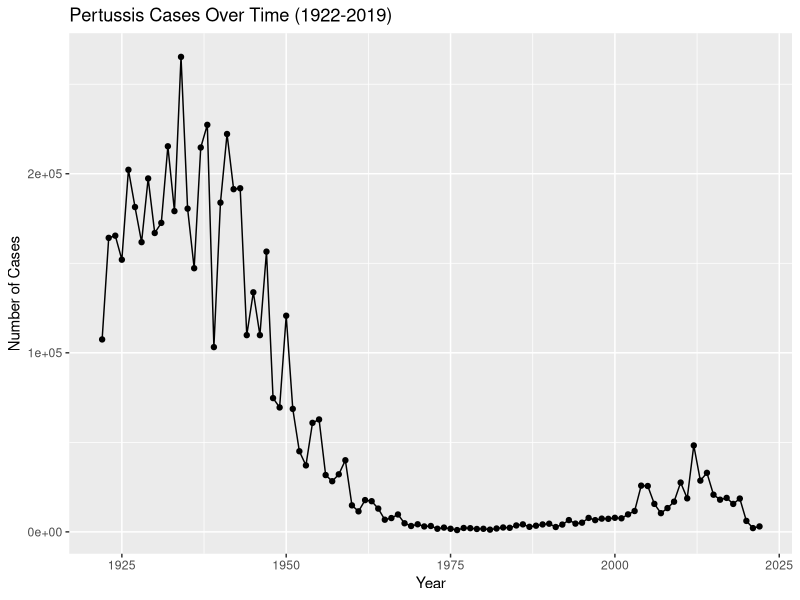
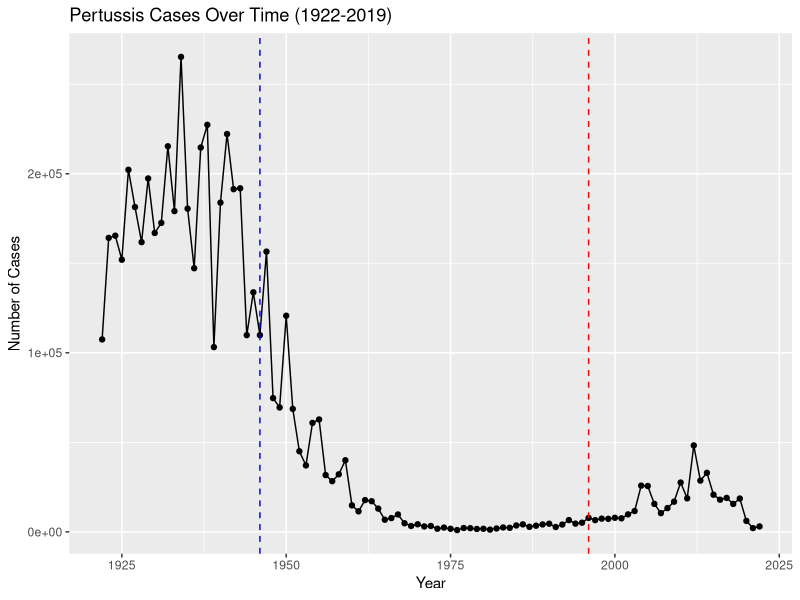

R code for these plots, in order: (Note: this script raises an error after producing the figures.)
## ---- chunk 1
cdc<-data.frame(
                                           Year = c(1922L,1923L,1924L,1925L,
                                                    1926L,1927L,1928L,1929L,
                                                    1930L,1931L,1932L,1933L,
                                                    1934L,1935L,1936L,1937L,
                                                    1938L,1939L,1940L,1941L,
                                                    1942L,1943L,1944L,1945L,
                                                    1946L,1947L,1948L,1949L,
                                                    1950L,1951L,1952L,1953L,
                                                    1954L,1955L,1956L,1957L,
                                                    1958L,1959L,1960L,1961L,
                                                    1962L,1963L,1964L,1965L,
                                                    1966L,1967L,1968L,1969L,
                                                    1970L,1971L,1972L,1973L,
                                                    1974L,1975L,1976L,1977L,
                                                    1978L,1979L,1980L,1981L,
                                                    1982L,1983L,1984L,1985L,
                                                    1986L,1987L,1988L,1989L,
                                                    1990L,1991L,1992L,1993L,
                                                    1994L,1995L,1996L,1997L,
                                                    1998L,1999L,2000L,2001L,
                                                    2002L,2003L,2004L,2005L,
                                                    2006L,2007L,2008L,2009L,
                                                    2010L,2011L,2012L,2013L,
                                                    2014L,2015L,2016L,2017L,
                                                    2018L,2019L,2020L,2021L,
                                                    2022L),
                  Cases = c(107473,164191,165418,
                                                    152003,202210,181411,161799,
                                                    197371,166914,172559,
                                                    215343,179135,265269,180518,
                                                    147237,214652,227319,
                                                    103188,183866,222202,191383,
                                                    191890,109873,133792,
                                                    109860,156517,74715,69479,
                                                    120718,68687,45030,37129,
                                                    60886,62786,31732,28295,
                                                    32148,40005,14809,11468,
                                                    17749,17135,13005,6799,
                                                    7717,9718,4810,3285,4249,
                                                    3036,3287,1759,2402,1738,
                                                    1010,2177,2063,1623,
                                                    1730,1248,1895,2463,2276,
                                                    3589,4195,2823,3450,4157,
                                                    4570,2719,4083,6586,
                                                    4617,5137,7796,6564,7405,
                                                    7298,7867,7580,9771,11647,
                                                    25827,25616,15632,10454,
                                                    13278,16858,27550,18719,
                                                    48277,28639,32971,20762,
                                                    17972,18975,15609,18617,
                                                    6124,2116,3044)
                 )
## ---- chunk 2
library(ggplot2)

ggplot(cdc)+
  aes(x=Year, y=Cases)+
  geom_point()+
  geom_line()+
  labs(
    title = "Pertussis Cases Over Time (1922-2019)",
    x = "Year",
    y = "Number of Cases"
  ) 
## ---- chunk 3
ggplot(cdc)+
  aes(x=Year, y=Cases)+
  geom_point()+
  geom_line()+
  labs(
    title = "Pertussis Cases Over Time (1922-2019)",
    x = "Year",
    y = "Number of Cases"
  ) +
  geom_vline(xintercept = 1946, linetype = "dashed", color = "blue")+
  geom_vline(xintercept = 1996, linetype = "dashed", color = "red")
## ---- chunk 4
# Allows us to read, write and process JSON data
library(jsonlite)
## ---- chunk 5
subject <- read_json("https://www.cmi-pb.org/api/subject", simplifyVector = TRUE) 
## ---- chunk 6
head(subject, 3)
## ---- chunk 7
table(subject$infancy_vac)
## ---- chunk 8
table(subject$biological_sex)
## ---- chunk 9
table(subject$race, subject$biological_sex)
## ---- chunk 10
library(lubridate)
## ---- chunk 11
# Use todays date to calculate age in days
subject$age <- today() - ymd(subject$year_of_birth)
## ---- chunk 12
library(dplyr)
## ---- chunk 13
# wP
wp <- subject %>% filter(infancy_vac == "wP")
ap <- subject %>% filter(infancy_vac == "aP")
round( summary( time_length( wp$age, "years" ) ) )
round( summary( time_length( ap$age, "years" ) ) )
## ---- chunk 14
t.test(wp$age, ap$age)
## ---- chunk 15
int <- ymd(subject$date_of_boost) - ymd(subject$year_of_birth)
age_at_boost <- time_length(int, "year")
head(age_at_boost)
## ---- chunk 16
ggplot(subject) +
  aes(time_length(age, "year"),
      fill=as.factor(infancy_vac)) +
  geom_histogram(show.legend=FALSE) +
  facet_wrap(vars(infancy_vac), nrow=2) +
  xlab("Age in years")
## ---- chunk 17
# Or use wilcox.test() 
x <- t.test(time_length( wp$age, "years" ),
       time_length( ap$age, "years" ))

x$p.value
## ---- chunk 18
library(dplyr)
library(jsonlite)
# Complete the API URLs...
specimen <- read_json("https://www.cmi-pb.org/api/specimen", simplifyVector = TRUE) 
titer <- read_json("https://www.cmi-pb.org/api/plasma_ab_titer", simplifyVector = TRUE)

 
## ---- chunk 19
meta <- full_join(specimen, subject)
dim(meta)
head(meta)
## ---- chunk 20
abdata <- full_join(titer, meta)
dim(abdata)
## ---- chunk 21
table(abdata$isotype)
## ---- chunk 22
table(abdata$dataset)
## ---- chunk 23
igg <- abdata %>% filter(isotype == "IgG")
head(igg)
## ---- chunk 24
ggplot(igg) +
  aes(MFI_normalised, antigen) +
  geom_boxplot() + 
    xlim(0,75) +
  facet_wrap(vars(visit), nrow=2)
## ---- chunk 25
ggplot(igg) +
  aes(MFI_normalised, antigen, col=infancy_vac ) +
  geom_boxplot(show.legend = FALSE) + 
  facet_wrap(vars(visit), nrow=2) +
  xlim(0,75) +
  theme_bw()

## ---- chunk 26
igg %>% filter(visit != 8) %>%
ggplot() +
  aes(MFI_normalised, antigen, col=infancy_vac ) +
  geom_boxplot(show.legend = FALSE) + 
  xlim(0,75) +
  facet_wrap(vars(infancy_vac, visit), nrow=2)
## ---- chunk 27
filter(igg, antigen=="OVA") %>%
  ggplot() +
  aes(MFI_normalised, col=infancy_vac) +
  geom_boxplot(show.legend = TRUE) +
  facet_wrap(vars(visit)) +
  theme_bw()
## ---- chunk 28
filter(igg, antigen=="FIM2/3") %>%
  ggplot() +
  aes(MFI_normalised, col=infancy_vac) +
  geom_boxplot(show.legend = TRUE) +
  facet_wrap(vars(visit)) +
  theme_bw()

## ---- chunk 29
abdata.21 <- abdata %>% filter(dataset == "2021_dataset")

abdata.21 %>% 
  filter(isotype == "IgG",  antigen == "PT") %>%
  ggplot() +
    aes(x=planned_day_relative_to_boost,
        y=MFI_normalised,
        col=infancy_vac,
        group=subject_id) +
    geom_point() +
    geom_line() +
    geom_vline(xintercept=0, linetype="dashed") +
    geom_vline(xintercept=14, linetype="dashed") +
  labs(title="2021 dataset IgG PT",
       subtitle = "Dashed lines indicate day 0 (pre-boost) and 14 (apparent peak levels)")
## ---- chunk 30
abdata.20 <- abdata %>% filter(dataset == "2020_dataset")

abdata.20 %>% 
  filter(isotype == "IgG",  antigen == "PT") %>%
  ggplot() +
    aes(x=planned_day_relative_to_boost,
        y=MFI_normalised,
        col=infancy_vac,
        group=subject_id) +
    geom_point() +
    geom_line() +
    geom_vline(xintercept=0, linetype="dashed") +
    geom_vline(xintercept=14, linetype="dashed") +
  labs(title="2020 dataset IgG PT",
       subtitle = "Dashed lines indicate day 0 (pre-boost) and 14 (apparent peak levels)")
## ---- chunk 31
url <- "https://www.cmi-pb.org/api/v2/rnaseq?versioned_ensembl_gene_id=eq.ENSG00000211896.7"

rna <- read_json(url, simplifyVector = TRUE) 
## ---- chunk 32
#meta <- inner_join(specimen, subject)
ssrna <- inner_join(rna, meta)
## ---- chunk 33
ggplot(ssrna) +
  aes(visit, tpm, group=subject_id) +
  geom_point() +
  geom_line(alpha=0.2)
## ---- chunk 34
ssrna %>%  
  filter(visit==4) %>% 
  ggplot() +
    aes(tpm, col=infancy_vac) + geom_density() + 
    geom_rug() 
